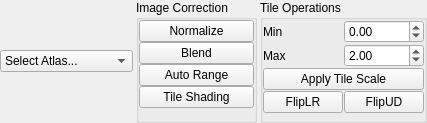
<?xml version="1.0" encoding="UTF-8"?>
<ui version="4.0">
 <class>Form</class>
 <widget class="QWidget" name="Form">
  <property name="geometry">
   <rect>
    <x>0</x>
    <y>0</y>
    <width>427</width>
    <height>123</height>
   </rect>
  </property>
  <property name="windowTitle">
   <string>Form</string>
  </property>
  <layout class="QHBoxLayout" name="horizontalLayout" stretch="5,1,1">
   <property name="spacing">
    <number>3</number>
   </property>
   <property name="margin">
    <number>0</number>
   </property>
   <item>
    <widget class="QFrame" name="frame_3">
     <property name="sizePolicy">
      <sizepolicy hsizetype="Preferred" vsizetype="Preferred">
       <horstretch>100</horstretch>
       <verstretch>0</verstretch>
      </sizepolicy>
     </property>
     <layout class="QGridLayout" name="gridLayout_2">
      <property name="margin">
       <number>0</number>
      </property>
      <property name="spacing">
       <number>0</number>
      </property>
      <item row="0" column="0">
       <widget class="QComboBox" name="atlasCombo">
        <item>
         <property name="text">
          <string>Select Atlas...</string>
         </property>
        </item>
       </widget>
      </item>
      <item row="1" column="0">
       <layout class="QGridLayout" name="atlasLayout">
        <property name="spacing">
         <number>0</number>
        </property>
       </layout>
      </item>
     </layout>
    </widget>
   </item>
   <item>
    <widget class="QGroupBox" name="groupBox_2">
     <property name="sizePolicy">
      <sizepolicy hsizetype="Preferred" vsizetype="Preferred">
       <horstretch>10</horstretch>
       <verstretch>0</verstretch>
      </sizepolicy>
     </property>
     <property name="title">
      <string>Image Correction</string>
     </property>
     <layout class="QVBoxLayout" name="verticalLayout">
      <property name="spacing">
       <number>0</number>
      </property>
      <property name="margin">
       <number>0</number>
      </property>
      <item>
       <widget class="QPushButton" name="normalizeBtn">
        <property name="text">
         <string>Normalize</string>
        </property>
       </widget>
      </item>
      <item>
       <widget class="QPushButton" name="blendBtn">
        <property name="text">
         <string>Blend</string>
        </property>
       </widget>
      </item>
      <item>
       <widget class="QPushButton" name="autoRangeBtn">
        <property name="text">
         <string>Auto Range</string>
        </property>
       </widget>
      </item>
      <item>
       <widget class="QPushButton" name="tileShadingBtn">
        <property name="text">
         <string>Tile Shading</string>
        </property>
       </widget>
      </item>
      <item>
       <spacer name="verticalSpacer_2">
        <property name="orientation">
         <enum>Qt::Vertical</enum>
        </property>
        <property name="sizeHint" stdset="0">
         <size>
          <width>20</width>
          <height>40</height>
         </size>
        </property>
       </spacer>
      </item>
     </layout>
    </widget>
   </item>
   <item>
    <widget class="QGroupBox" name="groupBox">
     <property name="title">
      <string>Tile Operations</string>
     </property>
     <layout class="QGridLayout" name="gridLayout">
      <property name="margin">
       <number>0</number>
      </property>
      <property name="spacing">
       <number>1</number>
      </property>
      <item row="0" column="0">
       <widget class="QLabel" name="label_2">
        <property name="text">
         <string>Min</string>
        </property>
       </widget>
      </item>
      <item row="0" column="1">
       <widget class="QDoubleSpinBox" name="mosaicDisplayMin">
        <property name="minimum">
         <double>-1.000000000000000</double>
        </property>
        <property name="maximum">
         <double>65000.000000000000000</double>
        </property>
        <property name="singleStep">
         <double>0.250000000000000</double>
        </property>
       </widget>
      </item>
      <item row="1" column="0">
       <widget class="QLabel" name="label">
        <property name="sizePolicy">
         <sizepolicy hsizetype="Minimum" vsizetype="Preferred">
          <horstretch>100</horstretch>
          <verstretch>0</verstretch>
         </sizepolicy>
        </property>
        <property name="text">
         <string>Max</string>
        </property>
       </widget>
      </item>
      <item row="1" column="1">
       <widget class="QDoubleSpinBox" name="mosaicDisplayMax">
        <property name="maximum">
         <double>65536.000000000000000</double>
        </property>
        <property name="singleStep">
         <double>0.250000000000000</double>
        </property>
        <property name="value">
         <double>2.000000000000000</double>
        </property>
       </widget>
      </item>
      <item row="2" column="0" colspan="2">
       <widget class="QPushButton" name="mosaicApplyScaleBtn">
        <property name="text">
         <string>Apply Tile Scale</string>
        </property>
       </widget>
      </item>
      <item row="3" column="1">
       <widget class="QPushButton" name="mosaicFlipUDBtn">
        <property name="text">
         <string>FlipUD</string>
        </property>
       </widget>
      </item>
      <item row="3" column="0">
       <widget class="QPushButton" name="mosaicFlipLRBtn">
        <property name="text">
         <string>FlipLR</string>
        </property>
       </widget>
      </item>
      <item row="4" column="0" colspan="2">
       <spacer name="verticalSpacer">
        <property name="orientation">
         <enum>Qt::Vertical</enum>
        </property>
        <property name="sizeHint" stdset="0">
         <size>
          <width>20</width>
          <height>40</height>
         </size>
        </property>
       </spacer>
      </item>
     </layout>
    </widget>
   </item>
  </layout>
 </widget>
 <resources/>
 <connections/>
</ui>
